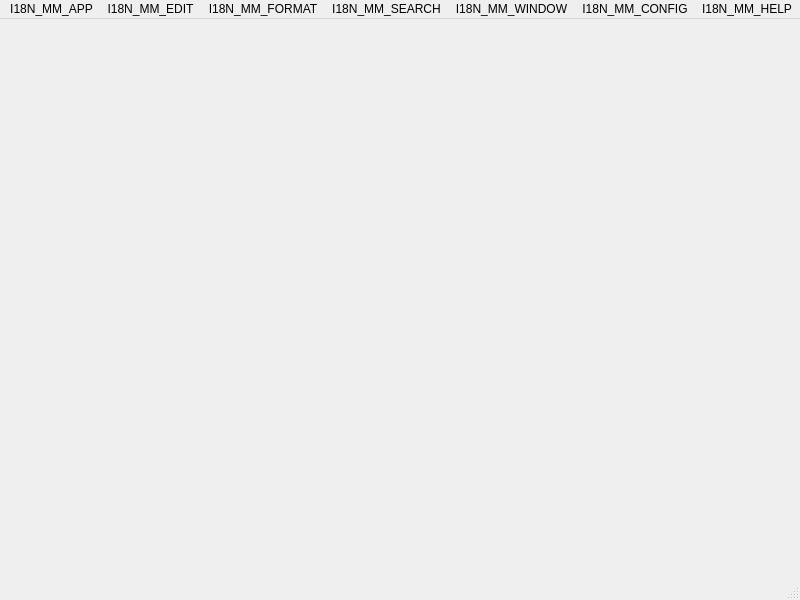
<?xml version="1.0" encoding="UTF-8"?>
<ui version="4.0">
 <class>MainWindow</class>
 <widget class="QMainWindow" name="MainWindow">
  <property name="geometry">
   <rect>
    <x>0</x>
    <y>0</y>
    <width>800</width>
    <height>600</height>
   </rect>
  </property>
  <property name="windowTitle">
   <string>I18N_MAINWINDOW</string>
  </property>
  <widget class="QWidget" name="wid_center"/>
  <widget class="QMenuBar" name="wid_menubar">
   <property name="geometry">
    <rect>
     <x>0</x>
     <y>0</y>
     <width>800</width>
     <height>20</height>
    </rect>
   </property>
   <widget class="QMenu" name="mm_app">
    <property name="title">
     <string>I18N_MM_APP</string>
    </property>
    <addaction name="me_app_new"/>
    <addaction name="separator"/>
    <addaction name="me_app_open"/>
    <addaction name="me_app_save"/>
    <addaction name="me_app_saveas"/>
    <addaction name="separator"/>
    <addaction name="me_app_close"/>
    <addaction name="separator"/>
    <addaction name="me_app_print"/>
    <addaction name="separator"/>
    <addaction name="me_app_quit"/>
   </widget>
   <widget class="QMenu" name="mm_edit">
    <property name="title">
     <string>I18N_MM_EDIT</string>
    </property>
    <addaction name="me_edit_undo"/>
    <addaction name="me_edit_redo"/>
    <addaction name="separator"/>
    <addaction name="me_edit_cut"/>
    <addaction name="me_edit_copy"/>
    <addaction name="me_edit_paste"/>
    <addaction name="me_edit_clear"/>
    <addaction name="separator"/>
    <addaction name="me_edit_selectall"/>
   </widget>
   <widget class="QMenu" name="mm_format">
    <property name="title">
     <string>I18N_MM_FORMAT</string>
    </property>
    <widget class="QMenu" name="sm_format_align">
     <property name="title">
      <string>I18N_SM_FORMAT_ALIGN</string>
     </property>
     <addaction name="me_align_left"/>
     <addaction name="me_align_center"/>
     <addaction name="me_align_right"/>
     <addaction name="me_align_justify"/>
    </widget>
    <addaction name="me_format_font"/>
    <addaction name="sm_format_align"/>
   </widget>
   <widget class="QMenu" name="mm_window">
    <property name="title">
     <string>I18N_MM_WINDOW</string>
    </property>
    <addaction name="me_window_next"/>
    <addaction name="me_window_prev"/>
    <addaction name="me_window_close"/>
    <addaction name="me_window_closeall"/>
   </widget>
   <widget class="QMenu" name="mm_help">
    <property name="title">
     <string>I18N_MM_HELP</string>
    </property>
    <addaction name="me_help_app"/>
    <addaction name="me_help_qt"/>
   </widget>
   <widget class="QMenu" name="mm_search">
    <property name="title">
     <string>I18N_MM_SEARCH</string>
    </property>
    <addaction name="me_search_find"/>
    <addaction name="me_search_replace"/>
    <addaction name="me_search_goto"/>
   </widget>
   <widget class="QMenu" name="mm_config">
    <property name="title">
     <string>I18N_MM_CONFIG</string>
    </property>
    <widget class="QMenu" name="sm_config_lang">
     <property name="title">
      <string>I18N_SM_CONFIG_LANG</string>
     </property>
     <addaction name="me_lang_english"/>
     <addaction name="separator"/>
     <addaction name="me_lang_dutch"/>
     <addaction name="me_lang_french"/>
     <addaction name="me_lang_german"/>
     <addaction name="me_lang_italian"/>
     <addaction name="me_lang_spanish"/>
    </widget>
    <widget class="QMenu" name="sm_config_theme">
     <property name="title">
      <string>I18N_SM_CONFIG_THEME</string>
     </property>
     <addaction name="me_theme_fusion"/>
     <addaction name="separator"/>
     <addaction name="me_theme_macos"/>
     <addaction name="me_theme_qtcurve"/>
     <addaction name="me_theme_windows"/>
     <addaction name="separator"/>
     <addaction name="me_theme_darkmode"/>
    </widget>
    <addaction name="sm_config_lang"/>
    <addaction name="sm_config_theme"/>
   </widget>
   <addaction name="mm_app"/>
   <addaction name="mm_edit"/>
   <addaction name="mm_format"/>
   <addaction name="mm_search"/>
   <addaction name="mm_window"/>
   <addaction name="mm_config"/>
   <addaction name="mm_help"/>
  </widget>
  <widget class="QStatusBar" name="wid_statusbar"/>
  <action name="me_app_new">
   <property name="text">
    <string>I18N_ME_APP_NEW</string>
   </property>
  </action>
  <action name="me_app_open">
   <property name="text">
    <string>I18N_ME_APP_OPEN</string>
   </property>
  </action>
  <action name="me_app_save">
   <property name="text">
    <string>I18N_ME_APP_SAVE</string>
   </property>
  </action>
  <action name="me_app_saveas">
   <property name="text">
    <string>I18N_ME_APP_SAVEAS</string>
   </property>
  </action>
  <action name="me_app_close">
   <property name="text">
    <string>I18N_ME_APP_CLOSE</string>
   </property>
  </action>
  <action name="me_app_print">
   <property name="text">
    <string>I18N_ME_APP_PRINT</string>
   </property>
  </action>
  <action name="me_app_quit">
   <property name="text">
    <string>I18N_ME_APP_QUIT</string>
   </property>
  </action>
  <action name="me_edit_undo">
   <property name="text">
    <string>I18N_ME_EDIT_UNDO</string>
   </property>
  </action>
  <action name="me_edit_redo">
   <property name="text">
    <string>I18N_ME_EDIT_REDO</string>
   </property>
  </action>
  <action name="me_edit_cut">
   <property name="text">
    <string>I18N_ME_EDIT_CUT</string>
   </property>
  </action>
  <action name="me_edit_copy">
   <property name="text">
    <string>I18N_ME_EDIT_COPY</string>
   </property>
  </action>
  <action name="me_edit_paste">
   <property name="text">
    <string>I18N_ME_EDIT_PASTE</string>
   </property>
  </action>
  <action name="me_edit_clear">
   <property name="text">
    <string>I18N_ME_EDIT_CLEAR</string>
   </property>
  </action>
  <action name="me_edit_selectall">
   <property name="text">
    <string>I18N_ME_EDIT_SELECTALL</string>
   </property>
  </action>
  <action name="me_search_find">
   <property name="text">
    <string>I18N_ME_SEARCH_FIND</string>
   </property>
  </action>
  <action name="me_search_replace">
   <property name="text">
    <string>I18N_ME_SEARCH_REPLACE</string>
   </property>
  </action>
  <action name="me_search_goto">
   <property name="text">
    <string>I18N_ME_SEARCH_GOTO</string>
   </property>
  </action>
  <action name="me_format_font">
   <property name="text">
    <string>I18N_ME_FORMAT_FONT</string>
   </property>
  </action>
  <action name="me_align_left">
   <property name="text">
    <string>I18N_ME_ALIGN_LEFT</string>
   </property>
  </action>
  <action name="me_align_center">
   <property name="text">
    <string>I18N_ME_ALIGN_CENTER</string>
   </property>
  </action>
  <action name="me_align_right">
   <property name="text">
    <string>I18N_ME_ALIGN_RIGHT</string>
   </property>
  </action>
  <action name="me_align_justify">
   <property name="text">
    <string>I18N_ME_ALIGN_JUSTIFY</string>
   </property>
  </action>
  <action name="me_window_next">
   <property name="text">
    <string>I18N_ME_WINDOW_NEXT</string>
   </property>
  </action>
  <action name="me_window_prev">
   <property name="text">
    <string>I18N_ME_WINDOW_PREV</string>
   </property>
  </action>
  <action name="me_window_close">
   <property name="text">
    <string>I18N_ME_WINDOW_CLOSE</string>
   </property>
  </action>
  <action name="me_window_closeall">
   <property name="text">
    <string>I18N_ME_WINDOW_CLOSEALL</string>
   </property>
  </action>
  <action name="me_help_app">
   <property name="text">
    <string>I18N_ME_HELP_APP</string>
   </property>
  </action>
  <action name="me_help_qt">
   <property name="text">
    <string>I18N_ME_HELP_QT</string>
   </property>
  </action>
  <action name="me_lang_english">
   <property name="text">
    <string>I18N_ME_LANG_ENGLISH</string>
   </property>
  </action>
  <action name="me_lang_dutch">
   <property name="text">
    <string>I18N_ME_LANG_DUTCH</string>
   </property>
  </action>
  <action name="me_lang_french">
   <property name="text">
    <string>I18N_ME_LANG_FRENCH</string>
   </property>
  </action>
  <action name="me_lang_italian">
   <property name="text">
    <string>I18N_ME_LANG_ITALIAN</string>
   </property>
  </action>
  <action name="me_lang_german">
   <property name="text">
    <string>I18N_ME_LANG_GERMAN</string>
   </property>
  </action>
  <action name="me_lang_spanish">
   <property name="text">
    <string>I18N_ME_LANG_SPANISH</string>
   </property>
  </action>
  <action name="me_theme_default">
   <property name="text">
    <string>I18N_ME_THEME_DEFAULT</string>
   </property>
  </action>
  <action name="me_theme_fusion">
   <property name="text">
    <string>I18N_ME_THEME_FUSION</string>
   </property>
  </action>
  <action name="me_theme_windows">
   <property name="text">
    <string>I18N_ME_THEME_WINDOWS</string>
   </property>
  </action>
  <action name="me_theme_macos">
   <property name="text">
    <string>I18N_ME_THEME_MACOS</string>
   </property>
  </action>
  <action name="me_theme_qtcurve">
   <property name="text">
    <string>I18N_ME_THEME_QTCURVE</string>
   </property>
  </action>
  <action name="me_theme_darkmode">
   <property name="checkable">
    <bool>true</bool>
   </property>
   <property name="text">
    <string>I18N_ME_THEME_DARKMODE</string>
   </property>
  </action>
 </widget>
 <resources/>
 <connections/>
</ui>
